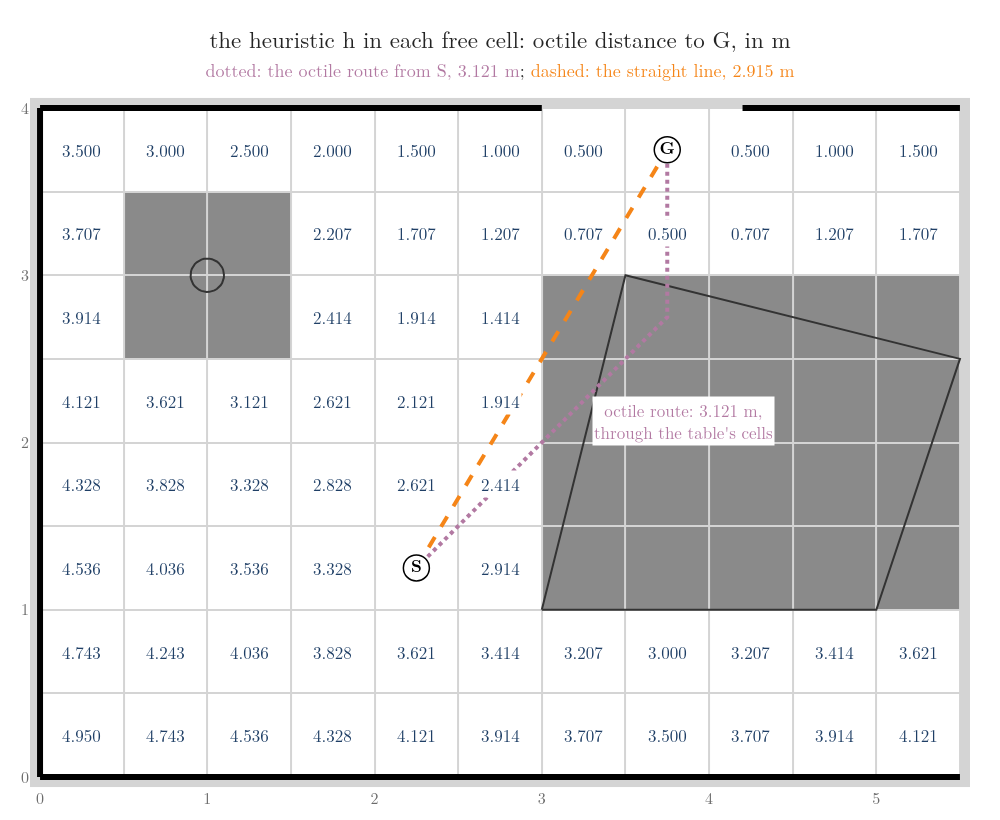

Source code (Python):
"""The guess of the distance left, h, in every free cell of the left part of the room: the octile distance to the goal
cell G, the length of the shortest 8-connected route if there were no obstacles (diagonal moves first, then straight
ones). From the start cell S it is 3.121 m: the dotted route, 3 diagonal moves and 2 straight moves, which runs
through the table's cells. The dashed line is the straight-line distance, 2.915 m. The true shortest route is
3.414 m. Run -> heuristic.png"""
from pathlib import Path

import plotly.graph_objects as go
from drawkit import axes, centre, layout, room, route, sg
from gifkit import GREEN, ORANGE, PURPLE
from searchkit import BLOCKED, GOAL, START, dist_from, octile, straight

here = Path(__file__).parent
XR, YR = (0, 11), (0, 8)
assert round(octile(START), 3) == 3.121 and round(straight(START), 3) == 2.915
assert round(dist_from(GOAL)[START], 3) == 3.414
assert round(3 * 0.707 + 2 * 0.5, 3) == 3.121
fig = go.Figure()
room(fig, None, {}, xr=XR, yr=YR, labels=False)
for j in range(*YR):
    for i in range(*XR):
        if not BLOCKED[j, i] and (i, j) not in (START, GOAL):
            x, y = centre((i, j))
            fig.add_annotation(x=x, y=y, text=f"{octile((i, j)):.3f}", showarrow=False, bgcolor="white",
                               font=dict(size=17, color="#1F3F66"))
octile_route = [START, (5, 3), (6, 4), (7, 5), (7, 6), GOAL]
route(fig, octile_route, colour=PURPLE, width=4, dash="dot")
route(fig, [START, GOAL], colour=ORANGE, width=4, dash="dash")
sg(fig, xr=XR, yr=YR)
x, y = centre((6, 4))
fig.add_annotation(x=x + 0.05, y=y - 0.12, text="octile route: 3.121 m,<br>through the table's cells", showarrow=False,
                   xanchor="left", font=dict(size=17, color=PURPLE), bgcolor="white")
axes(fig, None, XR, YR)
layout(fig, "the heuristic h in each free cell: octile distance to G, in m<br><span style='font-size:18px'>"
       "<span style='color:#B279A2'>dotted: the octile route from S, 3.121 m</span>; "
       "<span style='color:#F58518'>dashed: the straight line, 2.915 m</span></span>", width=1000, height=820,
       margin=dict(l=30, r=30, t=95, b=30))
fig.write_image(here / "heuristic.png")
